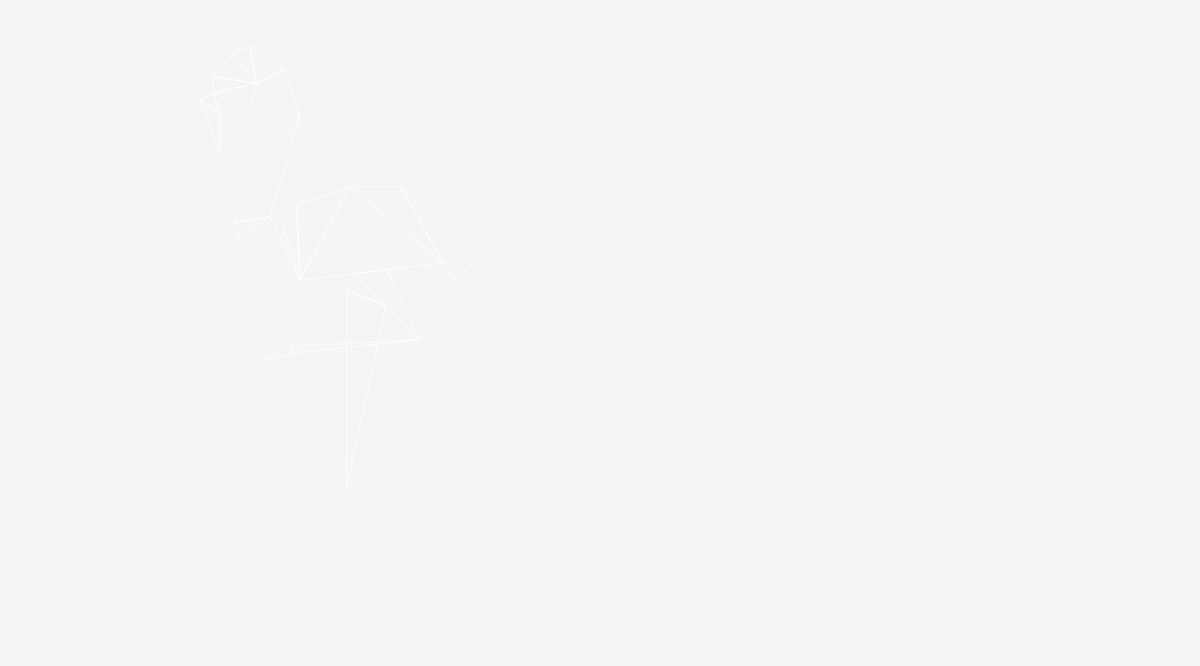
Frame 1 (no input)
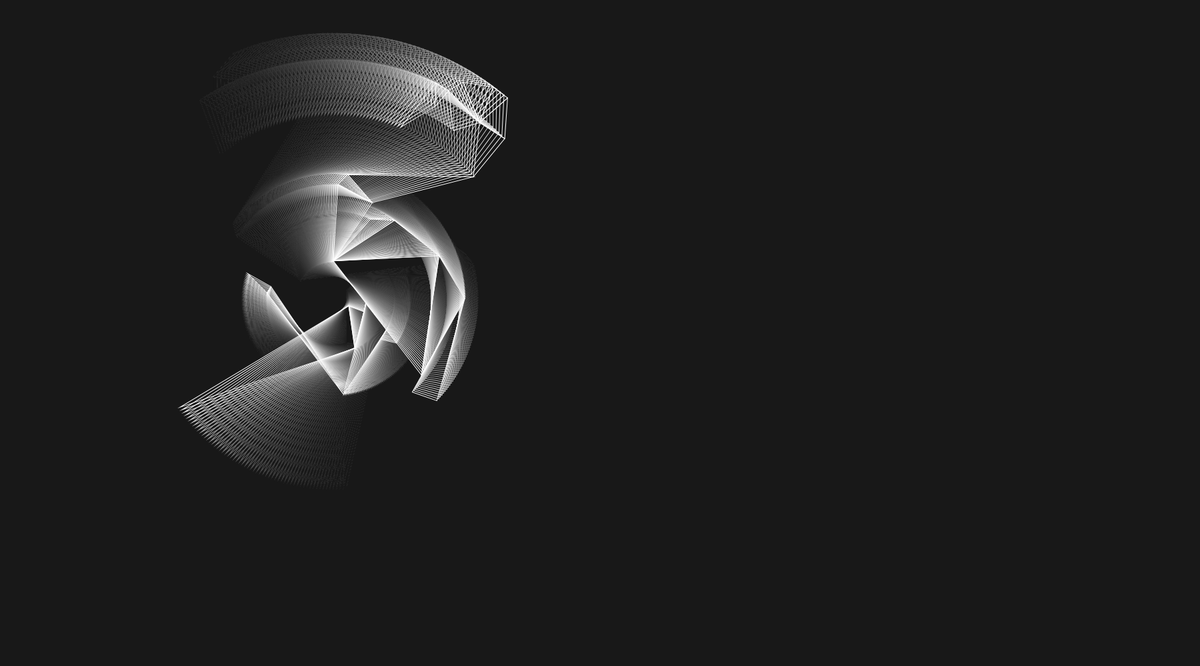
Frame 60 (no input)
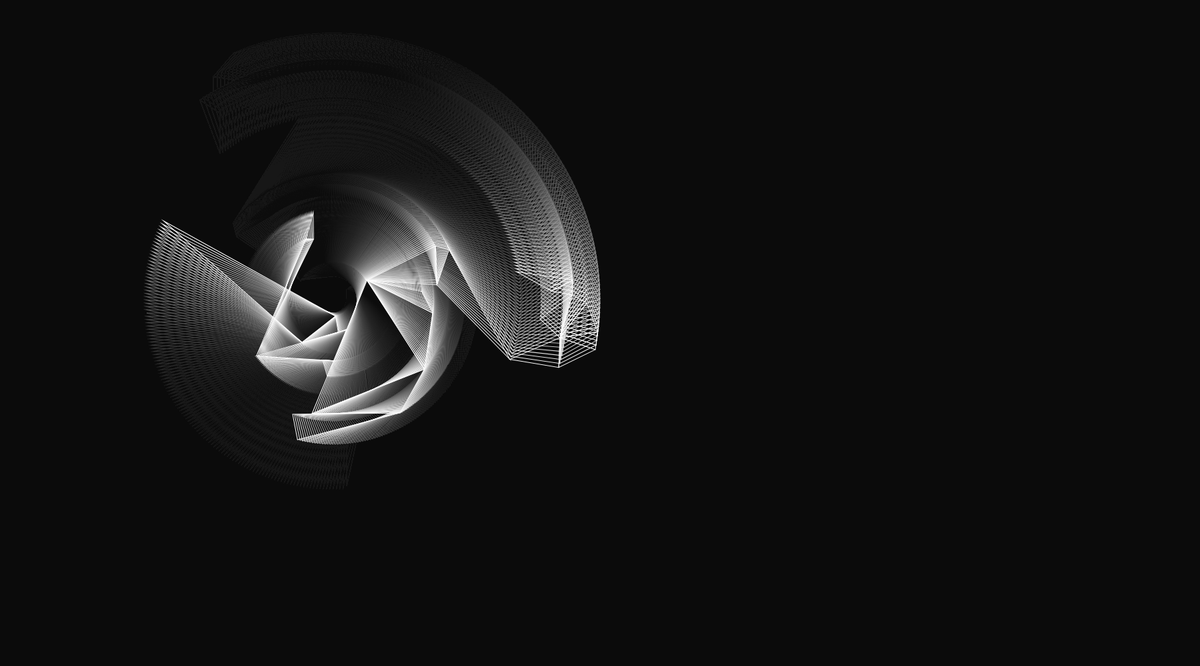
Frame 120 (the mouse pressed at the canvas centre since frame 60)

The p5.js sketch that drew these frames (run headless with seeded random() and noise() and a simulated clock; from frame 60 on, the mouse is pressed at the canvas centre):

// p5.js sketch
// ── sketch.js

let angle = 0;

function setup() {
  createCanvas(1800, 1000);
  //noStroke();
  //noLoop();
  angleMode(DEGREES);
}

function draw() {
	background(0,0,0,10);
	noFill();
  strokeWeight(1);
  stroke(255);
  translate(500, 450);
  rotate(angle);
  translate(-500, -450);

  strokeWeight(1);
  stroke(255);
  flamingo();
	angle = angle + 1;
	}


function flamingo (){
	background(255, 255, 255, 0);
	triangle(300, 150, 330, 170, 330, 230);
	triangle(300, 150, 320, 140, 330, 170);
	triangle(320, 115, 320, 140, 385, 125);
	triangle(320, 115, 350, 80, 385, 125);
	triangle(320, 140, 375, 165, 385, 125);
	triangle(350, 80, 375, 70, 385, 125);
	triangle(375, 70, 385, 125, 425, 105);
	triangle(385, 125, 425, 105, 450, 175);
	triangle(350, 335, 405, 325, 450, 175);
	triangle(350, 335, 355, 355, 405, 325);
	triangle(355, 355, 405, 325, 450, 420);
	triangle(425, 340, 445, 310, 450, 420);
	triangle(445, 310, 450, 420, 525, 280);
	triangle(450, 420, 525, 280, 665, 395);
	triangle(525, 280, 600, 280, 665, 395);
	triangle(600, 280, 680, 420, 710, 395);
	triangle(530, 411, 580, 405, 630, 510);
	triangle(580, 405, 587, 420, 605, 402);
	triangle(435, 520, 440, 530, 630, 510);
	triangle(520, 435, 520, 730, 579, 460);
	triangle(520, 435, 539, 420, 579, 460);
	triangle(400, 540, 435, 520, 440, 530);
	}
